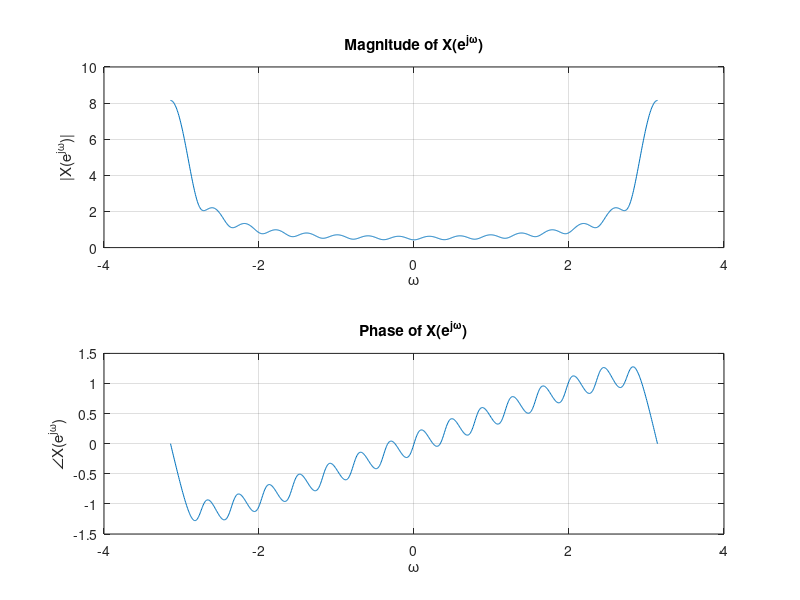
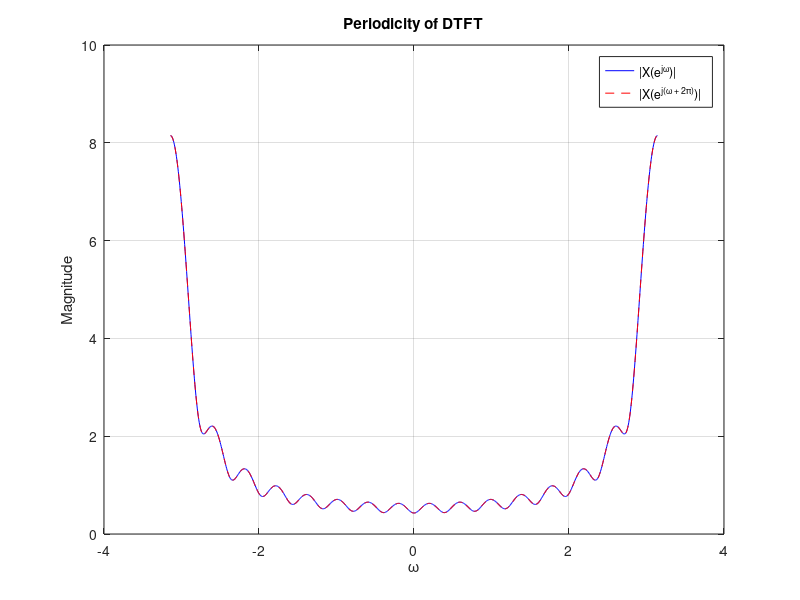

These figures' MATLAB source, in order:
% Define parameters
n = 0:15;
x = (-0.9).^n;  % Equivalent to 0.9^n * e^(j3*pi*n)

% Frequency range
omega = linspace(-pi, pi, 1000);  % 1000 points from -π to π
X = zeros(size(omega));

% Compute DTFT manually
for k = 1:length(omega)
    X(k) = sum(x .* exp(-1j * omega(k) * n));
end

% Plot magnitude and phase
figure;
subplot(2,1,1);
plot(omega, abs(X));
title('Magnitude of X(e^{j\omega})');
xlabel('\omega'); ylabel('|X(e^{j\omega})|');
grid on;

subplot(2,1,2);
plot(omega, angle(X));
title('Phase of X(e^{j\omega})');
xlabel('\omega'); ylabel('∠X(e^{j\omega})');
grid on;

% Verify periodicity
omega_shifted = omega + 2*pi;
X_shifted = zeros(size(omega_shifted));
for k = 1:length(omega_shifted)
    X_shifted(k) = sum(x .* exp(-1j * omega_shifted(k) * n));
end

% Compare original and shifted DTFT
figure;
plot(omega, abs(X), 'b', omega, abs(X_shifted), 'r--');
legend('|X(e^{j\omega})|', '|X(e^{j(\omega + 2\pi)})|');
title('Periodicity of DTFT');
xlabel('\omega'); ylabel('Magnitude');
grid on;
